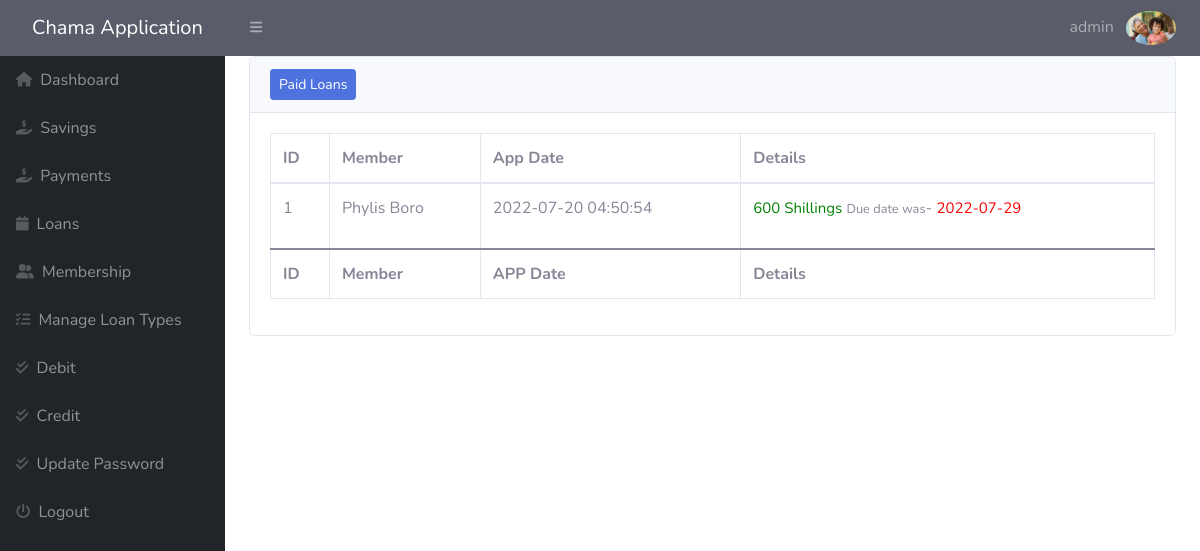
/admin/cleared-loans.php (signed in), run on the app's committed database.
### tables this page shows
CREATE TABLE `loans` (
  `id` int(11) NOT NULL,
  `refno` varchar(50) NOT NULL,
  `userid` int(11) NOT NULL,
  `amount` float NOT NULL DEFAULT 0,
  `type` varchar(40) NOT NULL,
  `due_date` date DEFAULT NULL,
  `status` int(11) NOT NULL,
  `created_date` datetime NOT NULL DEFAULT current_timestamp()
);

CREATE TABLE `users` (
  `id` bigint(255) NOT NULL,
  `fname` varchar(15) NOT NULL,
  `lname` varchar(15) NOT NULL,
  `email` varchar(255) NOT NULL,
  `username` varchar(50) NOT NULL,
  `dob` varchar(15) NOT NULL,
  `address` varchar(50) NOT NULL,
  `kin` varchar(40) NOT NULL,
  `password` varchar(255) NOT NULL,
  `contact` varchar(11) NOT NULL,
  `status` int(2) DEFAULT NULL,
  `creationdate` timestamp NOT NULL DEFAULT current_timestamp(),
  `updationdate` timestamp NULL DEFAULT NULL ON UPDATE current_timestamp(),
  `profilepic` varchar(50) NOT NULL,
  `town` varchar(20) NOT NULL
);

### admin/cleared-loans.php (the view, shortened to what this page needs)
<?php
include('includes/config.php');
if (strlen($_SESSION['alogin']) == 0) {
    header('location: login.php');
} else {
    ?>
<!DOCTYPE html>
<html lang="en">
    <head>
        <link href="https://cdn.jsdelivr.net/npm/simple-datatables@latest/dist/style.css" rel="stylesheet" />
        <link href="css/styles.css" rel="stylesheet" />
    <link href="vendor/fontawesome-free/css/all.min.css" rel="stylesheet" type="text/css">
    <link href="css/sb-admin-2.min.css" rel="stylesheet">
    <link href="vendor/datatables/dataTables.bootstrap4.min.css" rel="stylesheet">
    </head>
</head>
<body class="sb-nav-fixed">
    <div id="layoutSidenav">
    <?php include('includes/header.php');?>
<?php include('includes/sidebar.php');?>
<div id="layoutSidenav_content" id="content-wrapper">
                <main>
                    <div class="container-fluid px-4">
                                               <div class="card mb-4">
                            <div class="card-header">
                            <a href="" id="create_new" align="right" class="btn btn-sm btn-primary">Paid Loans</a>
                            </div>
                              <div class="card-body">
                              <table id="dataTable" class="table table-bordered"   width="100%" cellspacing="0">
                                    <thead>
                                        <tr>
                                        <th>ID</th>
                                            <th>Member</th>
                                            <th>App Date</th>
                                            <th>Details</th>
                                        </tr>
                                    </thead>
                                    <tfoot>
                                        <tr>
                                            <th>ID</th>
                                        <th>Member</th>
                                        <th>APP Date</th>
                                            <th>Details</th>
                                        </tr>
                                    </tfoot>
                                    <tbody>
                                    <?php
                                    $sql = "SELECT loans.*, users.fname, users.lname from loans INNER JOIN users on users.id=loans.userid and loans.`status`=2";
                                        $query = $dbh->prepare($sql);
                                        $query->execute();
                                        $results = $query->fetchAll(PDO::FETCH_OBJ);
                                        $cnt = 1;
                                        if ($query->rowCount() > 0) {
                                            foreach ($results as $result) {
                                             ?>
                                        <tr>
                                        <td><?php echo htmlentities($cnt); ?></td>
                                    <td><?php echo htmlentities($result->fname); ?> <?php echo htmlentities($result->lname); ?></td>
                                    <td><?php echo htmlentities($result->created_date); ?></td>
                                    <td>
                                        <p><span style="color:green; font-size:15px;"><?php echo htmlentities($result->amount); ?> Shillings</span> <small> Due date was</small>-
                                 <span style="color:red; font-size:15px;"><?php echo htmlentities($result->due_date); ?></span> </p> </td>
                                        </tr>
                                        <?php $cnt = $cnt + 1;
                                            }
                                        } ?>
                                    </tbody>
                                </table>
                            </div>
                        </div>
                    </div>
                </main>
            </div>
        </div>
    </body>
</html>
<?php } ?>

### admin/includes/header.php (shortened to what this page needs)
        <nav class="sb-topnav navbar navbar-expand navbar-dark bg-dark">
            <a class="navbar-brand ps-3" href="#">Chama Application </a>
            <button class="btn btn-link btn-sm order-1 order-lg-0 me-4 me-lg-0" id="sidebarToggle" href="#!"><i class="fas fa-bars"></i></button>
    <ul class="navbar-nav ml-auto">
<li class="nav-item dropdown no-arrow">
    <a class="nav-link dropdown-toggle" href="#" id="userDropdown" role="button"
       data-toggle="dropdown" aria-haspopup="true" aria-expanded="false">
        <span class="mr-2 d-none d-lg-inline text-red-600 large">
        <?php
                    $email = $_SESSION['alogin'];
                    $sql2 = "SELECT * FROM `admin` WHERE `email`=:email;";
                    $query = $dbh->prepare($sql2);
                    $query->bindParam(':email', $email, PDO::PARAM_STR);
                    $query->execute();
                    $results = $query->fetchAll(PDO::FETCH_OBJ);
                    if ($query->rowCount() > 0) {
                        foreach ($results as $result) {
                            echo $result->username;
                        }
                    ?></span>
                 <img   src="photo/<?php echo ($result->profilepic);}?>" class="img-profile rounded-circle" style="width:50px" alt="Cinque Terre">
        </a>
</li>
</ul>
        </nav>

### data on the page
loans: userid.fname "Phylis", userid.lname "Boro", created_date "2022-07-20 04:50:54", amount "600", due_date "2022-07-29"

### other printed values
$result->username "admin"
